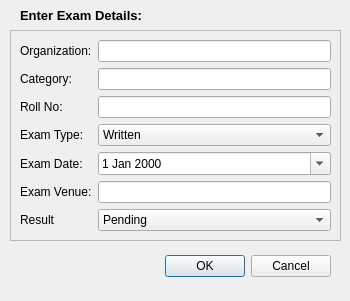
<?xml version="1.0" encoding="UTF-8"?>
<ui version="4.0">
 <class>Dialog</class>
 <widget class="QDialog" name="Dialog">
  <property name="geometry">
   <rect>
    <x>0</x>
    <y>0</y>
    <width>350</width>
    <height>301</height>
   </rect>
  </property>
  <property name="windowTitle">
   <string>Dialog</string>
  </property>
  <widget class="QFrame" name="frame">
   <property name="geometry">
    <rect>
     <x>10</x>
     <y>30</y>
     <width>331</width>
     <height>211</height>
    </rect>
   </property>
   <property name="frameShape">
    <enum>QFrame::StyledPanel</enum>
   </property>
   <property name="frameShadow">
    <enum>QFrame::Raised</enum>
   </property>
   <layout class="QFormLayout" name="formLayout">
    <item row="0" column="0">
     <widget class="QLabel" name="label">
      <property name="text">
       <string>Organization:</string>
      </property>
     </widget>
    </item>
    <item row="0" column="1">
     <widget class="QLineEdit" name="company">
      <property name="readOnly">
       <bool>true</bool>
      </property>
     </widget>
    </item>
    <item row="1" column="0">
     <widget class="QLabel" name="label_2">
      <property name="text">
       <string>Category:</string>
      </property>
     </widget>
    </item>
    <item row="2" column="0">
     <widget class="QLabel" name="label_4">
      <property name="text">
       <string>Roll No:</string>
      </property>
     </widget>
    </item>
    <item row="2" column="1">
     <widget class="QLineEdit" name="roll"/>
    </item>
    <item row="4" column="0">
     <widget class="QLabel" name="label_5">
      <property name="text">
       <string>Exam Date:</string>
      </property>
     </widget>
    </item>
    <item row="5" column="0">
     <widget class="QLabel" name="label_6">
      <property name="text">
       <string>Exam Venue:</string>
      </property>
     </widget>
    </item>
    <item row="5" column="1">
     <widget class="QLineEdit" name="venue"/>
    </item>
    <item row="6" column="0">
     <widget class="QLabel" name="label_7">
      <property name="text">
       <string>Result</string>
      </property>
     </widget>
    </item>
    <item row="6" column="1">
     <widget class="QComboBox" name="resultbox">
      <item>
       <property name="text">
        <string>Pending</string>
       </property>
      </item>
      <item>
       <property name="text">
        <string>Passed</string>
       </property>
      </item>
      <item>
       <property name="text">
        <string>Failed</string>
       </property>
      </item>
     </widget>
    </item>
    <item row="3" column="1">
     <widget class="QComboBox" name="exambox">
      <item>
       <property name="text">
        <string>Written</string>
       </property>
      </item>
      <item>
       <property name="text">
        <string>MCQ</string>
       </property>
      </item>
      <item>
       <property name="text">
        <string>Viva</string>
       </property>
      </item>
     </widget>
    </item>
    <item row="3" column="0">
     <widget class="QLabel" name="label_3">
      <property name="text">
       <string>Exam Type:</string>
      </property>
     </widget>
    </item>
    <item row="4" column="1">
     <widget class="QDateEdit" name="exdate">
      <property name="calendarPopup">
       <bool>true</bool>
      </property>
     </widget>
    </item>
    <item row="1" column="1">
     <widget class="QLineEdit" name="catbox">
      <property name="readOnly">
       <bool>true</bool>
      </property>
     </widget>
    </item>
   </layout>
  </widget>
  <widget class="QLabel" name="label_8">
   <property name="geometry">
    <rect>
     <x>20</x>
     <y>0</y>
     <width>241</width>
     <height>31</height>
    </rect>
   </property>
   <property name="font">
    <font>
     <pointsize>10</pointsize>
     <bold>true</bold>
    </font>
   </property>
   <property name="text">
    <string>Enter Exam Details:</string>
   </property>
  </widget>
  <widget class="QDialogButtonBox" name="buttonBox">
   <property name="geometry">
    <rect>
     <x>70</x>
     <y>250</y>
     <width>261</width>
     <height>32</height>
    </rect>
   </property>
   <property name="orientation">
    <enum>Qt::Horizontal</enum>
   </property>
   <property name="standardButtons">
    <set>QDialogButtonBox::Cancel|QDialogButtonBox::Ok</set>
   </property>
  </widget>
 </widget>
 <resources/>
 <connections/>
</ui>
